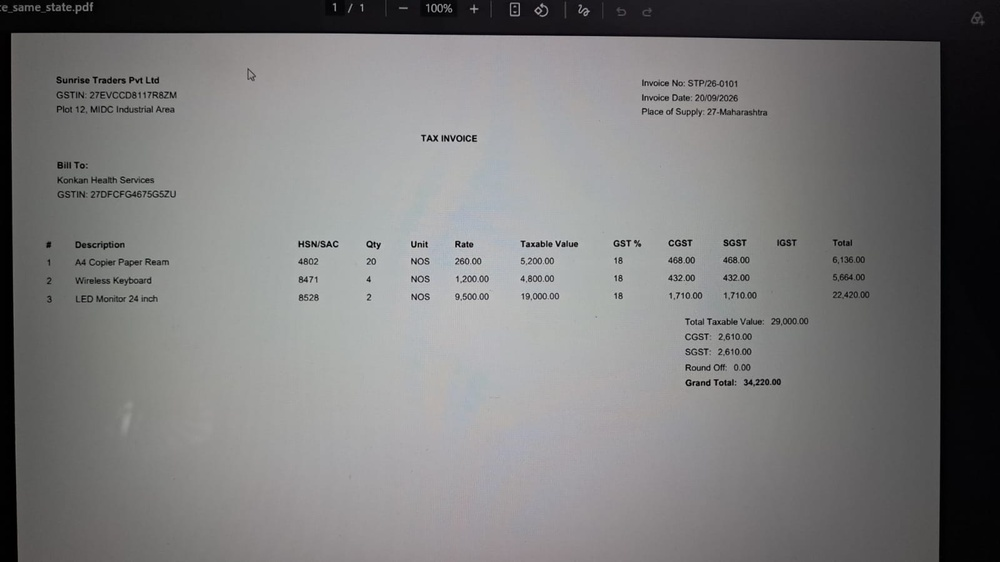
#> input picture test_invoice.jpeg, 1000 x 562 px, shrunk from 1600 x 900 before the run
$ python -i preprocess.py   (imports and definitions only)
#> lines starting #> are read from the running program, lines starting #| are printed output that depends on the picture; after the words box and inside, x2 and y2 are one past the last pixel; in counts of white or black regions, pixels touching at a corner belong together
#> further down, picture is the input picture: shape (562, 1000, 3); mean B, G, R 123, 122.8, 123.2
"""OpenCV preprocessing: deskew, denoise, and contrast-normalize a page image
before OCR. Every operation returns a NEW array; callers keep the original.

cv2 is imported lazily (not at module load time) and every function here
degrades gracefully if it isn't importable -- e.g. on Vercel's serverless
runtime, opencv-python-headless can fail to import when a system shared
library (libGL.so.1 and friends) isn't present in that minimal environment,
even though the "headless" wheel doesn't need a display. Since deskewing is
purely a quality improvement for OCR (not required for extraction to run at
all -- native-text PDFs never call these functions in the first place), a
missing cv2 should mean "skip deskewing," not "crash every invoice upload."
"""
from __future__ import annotations

import logging
from functools import lru_cache

import numpy as np

logger = logging.getLogger(__name__)


@lru_cache(maxsize=1)
def _try_import_cv2():
    try:
        import cv2
        return cv2
    except ImportError as exc:
        logger.warning(
            "opencv (cv2) is not available in this environment (%s); "
            "skipping deskew/denoise preprocessing and using the page image as-is.",
            exc,
        )
        return None


def to_gray(img: np.ndarray, cv2) -> np.ndarray:
    if img.ndim == 2:
        return img
    return cv2.cvtColor(img, cv2.COLOR_BGR2GRAY)


def denoise(gray: np.ndarray, cv2) -> np.ndarray:
    return cv2.fastNlMeansDenoising(gray, h=10)


def binarize(gray: np.ndarray, cv2) -> np.ndarray:
    return cv2.adaptiveThreshold(
        gray, 255, cv2.ADAPTIVE_THRESH_GAUSSIAN_C, cv2.THRESH_BINARY, 31, 15
    )
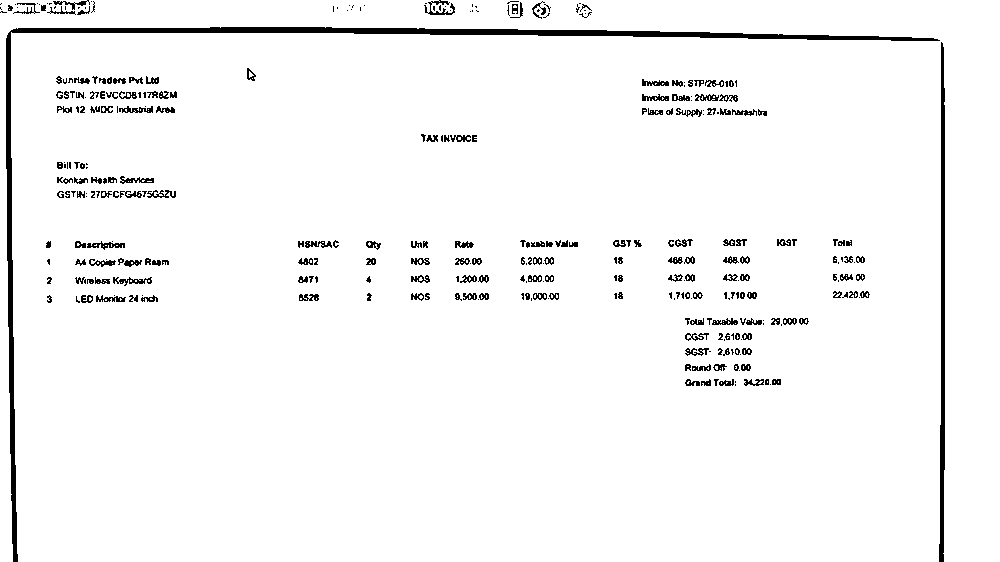
#> returned value: shape (562, 1000); 96.4% white; 331 black regions (133 under 20 px), largest, box (x1, y1, x2, y2) and area: (6, 27, 940, 562) 7424, (939, 42, 945, 562) 2087, (424, 0, 455, 15) 173


def estimate_skew_angle(gray: np.ndarray, cv2) -> float:
    """Estimate skew via minAreaRect over ink pixel coordinates. Returns degrees."""
    inv = 255 - gray
    coords = np.column_stack(np.where(inv > 30))
#> coords = 20313 pairs, first value 0 to 561, second value 0 to 944
    if coords.shape[0] < 50:
        return 0.0
    angle = cv2.minAreaRect(coords.astype(np.float32))[-1]
#> angle = -90
    if angle < -45:
        angle = 90 + angle
#> angle = 0
    # Clamp: extreme values usually mean the estimate is unreliable for a text page.
    if abs(angle) > 15:
        return 0.0
    return float(angle)


def rotate(img: np.ndarray, angle_deg: float, cv2) -> np.ndarray:
    if abs(angle_deg) < 0.05:
        return img
    h, w = img.shape[:2]
    center = (w / 2, h / 2)
    m = cv2.getRotationMatrix2D(center, angle_deg, 1.0)
    return cv2.warpAffine(img, m, (w, h), flags=cv2.INTER_CUBIC, borderMode=cv2.BORDER_REPLICATE)


def preprocess_for_ocr(img: np.ndarray) -> tuple[np.ndarray, float]:
    """Returns (deskewed_bgr_image, angle_applied). Deskew happens on the color
    image (so downstream OCR bbox coordinates stay in the same space);
    denoise/binarize are used only internally to *estimate* skew.

    Falls back to returning the image unchanged (angle 0.0) if cv2 isn't
    importable in this environment.
    """
    cv2 = _try_import_cv2()
    if cv2 is None:
        return img, 0.0

    gray = to_gray(img, cv2)
    denoised = denoise(gray, cv2)
    angle = estimate_skew_angle(binarize(denoised, cv2), cv2)
#> angle = 0
    deskewed = rotate(img, angle, cv2)
    return deskewed, angle

>>> import cv2
>>> picture = cv2.imread('../../test_invoice.jpeg')
>>> result = preprocess_for_ocr(picture)
